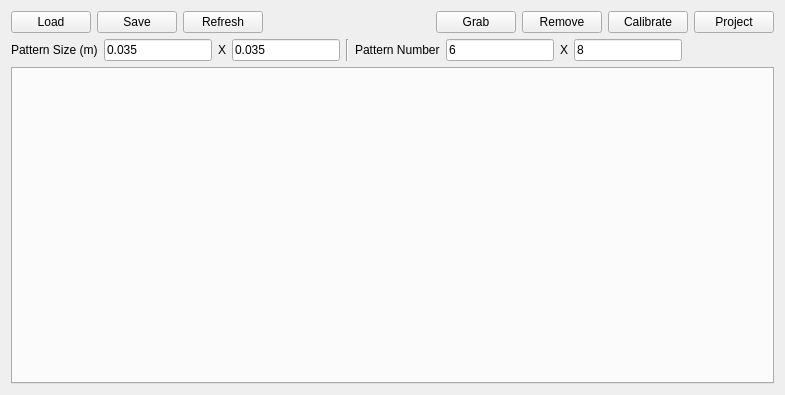
<?xml version="1.0" encoding="UTF-8"?>
<ui version="4.0">
 <class>MainWindow</class>
 <widget class="QMainWindow" name="MainWindow">
  <property name="geometry">
   <rect>
    <x>0</x>
    <y>0</y>
    <width>785</width>
    <height>395</height>
   </rect>
  </property>
  <property name="windowTitle">
   <string>MainWindow</string>
  </property>
  <widget class="QWidget" name="centralWidget">
   <layout class="QVBoxLayout" name="verticalLayout">
    <item>
     <layout class="QHBoxLayout" name="horizontalLayout">
      <item>
       <widget class="QPushButton" name="load">
        <property name="text">
         <string>Load</string>
        </property>
       </widget>
      </item>
      <item>
       <widget class="QPushButton" name="save">
        <property name="text">
         <string>Save</string>
        </property>
       </widget>
      </item>
      <item>
       <widget class="QPushButton" name="refresh">
        <property name="text">
         <string>Refresh</string>
        </property>
       </widget>
      </item>
      <item>
       <spacer name="horizontalSpacer">
        <property name="orientation">
         <enum>Qt::Horizontal</enum>
        </property>
        <property name="sizeHint" stdset="0">
         <size>
          <width>40</width>
          <height>20</height>
         </size>
        </property>
       </spacer>
      </item>
      <item>
       <widget class="QPushButton" name="grab">
        <property name="text">
         <string>Grab</string>
        </property>
       </widget>
      </item>
      <item>
       <widget class="QPushButton" name="remove">
        <property name="text">
         <string>Remove</string>
        </property>
       </widget>
      </item>
      <item>
       <widget class="QPushButton" name="calibrate">
        <property name="text">
         <string>Calibrate</string>
        </property>
       </widget>
      </item>
      <item>
       <widget class="QPushButton" name="Project">
        <property name="text">
         <string>Project</string>
        </property>
       </widget>
      </item>
     </layout>
    </item>
    <item>
     <layout class="QHBoxLayout" name="horizontalLayout_2">
      <item>
       <widget class="QLabel" name="label">
        <property name="text">
         <string>Pattern Size (m)</string>
        </property>
       </widget>
      </item>
      <item>
       <widget class="QLineEdit" name="patternwidth">
        <property name="toolTip">
         <string>width</string>
        </property>
        <property name="text">
         <string>0.035</string>
        </property>
       </widget>
      </item>
      <item>
       <widget class="QLabel" name="label_2">
        <property name="text">
         <string>X</string>
        </property>
       </widget>
      </item>
      <item>
       <widget class="QLineEdit" name="patternheight">
        <property name="toolTip">
         <string>height</string>
        </property>
        <property name="text">
         <string>0.035</string>
        </property>
       </widget>
      </item>
      <item>
       <widget class="Line" name="line">
        <property name="orientation">
         <enum>Qt::Vertical</enum>
        </property>
       </widget>
      </item>
      <item>
       <widget class="QLabel" name="label_3">
        <property name="text">
         <string>Pattern Number</string>
        </property>
       </widget>
      </item>
      <item>
       <widget class="QLineEdit" name="patterncolumn">
        <property name="toolTip">
         <string>column</string>
        </property>
        <property name="text">
         <string>6</string>
        </property>
       </widget>
      </item>
      <item>
       <widget class="QLabel" name="label_4">
        <property name="text">
         <string>X</string>
        </property>
       </widget>
      </item>
      <item>
       <widget class="QLineEdit" name="patternrow">
        <property name="toolTip">
         <string>row</string>
        </property>
        <property name="text">
         <string>8</string>
        </property>
       </widget>
      </item>
      <item>
       <spacer name="horizontalSpacer_2">
        <property name="orientation">
         <enum>Qt::Horizontal</enum>
        </property>
        <property name="sizeHint" stdset="0">
         <size>
          <width>40</width>
          <height>20</height>
         </size>
        </property>
       </spacer>
      </item>
     </layout>
    </item>
    <item>
     <widget class="QTabWidget" name="tabWidget"/>
    </item>
   </layout>
  </widget>
 </widget>
 <layoutdefault spacing="6" margin="11"/>
 <resources/>
 <connections/>
</ui>
